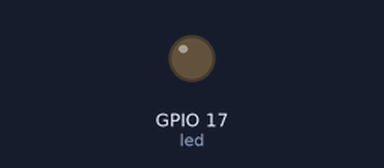
The program below on a simulated Raspberry Pi (BCM pin numbers). Parts: output pins drawn as LEDs (lit = HIGH).

Above: at 0.05 s.
At 3.0 s:
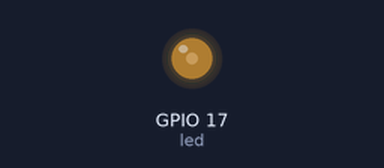
At 4.5 s:
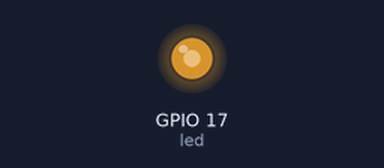
At 6.0 s:
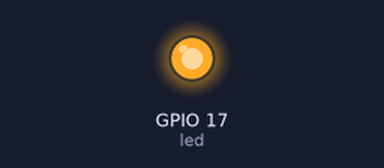
Timing chart, 0 to 7.8 s (numbered marks = the images above):
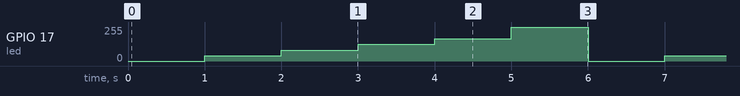

Measured:
- by itself, GPIO 17 (led): repeats every 6.0 s: 82/255 1.0 s, 125/255 1.0 s, 168/255 1.0 s, 255/255 1.0 s, 0/255 1.0 s, 41/255 1.0 s

The program:

redpwmled.py
```python
#!/usr/bin/python


from gpiozero import PWMLED
from time import sleep

led = PWMLED(17)

while True:
    led.value = 0  # off
    sleep(1)
    led.value = 0.16  # half brightness
    sleep(1)
    led.value = 0.32  # full brightness
    sleep(1)
    led.value = 0.49  # off
    sleep(1)
    led.value = 0.66 # half brightness
    sleep(1)
    led.value = 1  # full brightness
    sleep(1)
```
